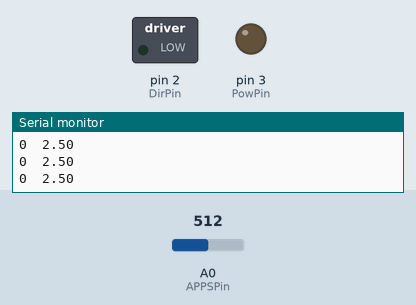
The sketch below on a simulated Arduino Uno, built with avr-gcc and run on an emulated ATmega328P. On the bench: switched loads named in the sketch (green lamp = pin HIGH), output pins drawn as LEDs (lit = HIGH), the last lines printed to the serial monitor. Inputs (shaded band) come from the test bench; at power-on: A0 (APPSPin) = 512.

Above: at 1.2 s.
1.3 s: A0 (APPSPin) set to 532
At 2.1 s:
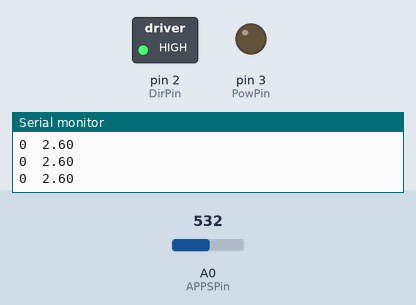
2.8 s: A0 (APPSPin) set to 716
At 3.2 s:
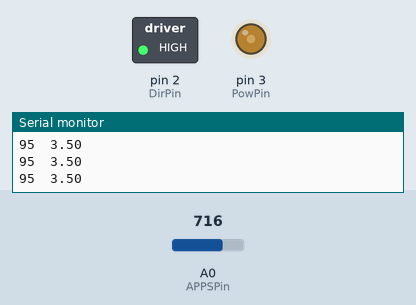
4.3 s: A0 (APPSPin) set to 122
At 5.9 s:
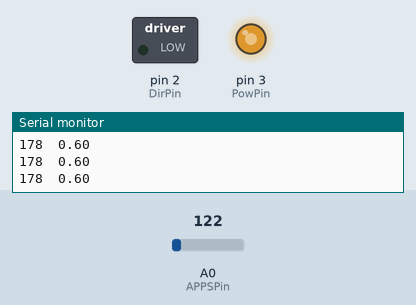
6.3 s: A0 (APPSPin) set to 900
At 7.4 s:
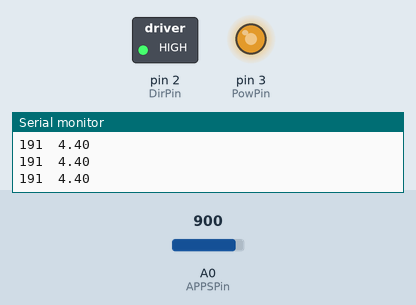
8.3 s: A0 (APPSPin) set to 0
At 10.0 s:
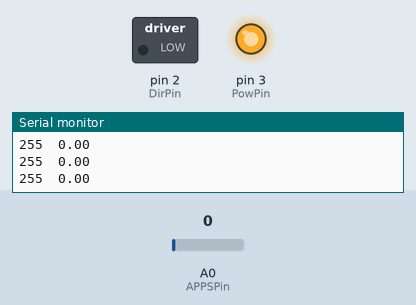
10.3 s: A0 (APPSPin) set to 1023
At 11.6 s:
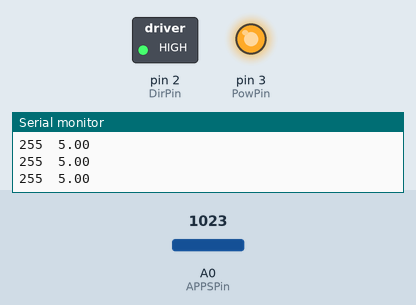
Timing chart, 0 to 13.3 s (numbered marks = the images above; inputs shaded):
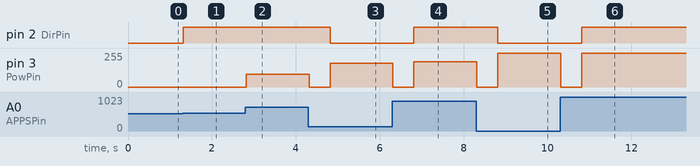

Measured:
- the behaviour switches between 531 and 532 on A0 (APPSPin) (found by bisection; images 0 and 1)
- after the input at 1.3 s, pin 2 (DirPin): LOW → HIGH at once
- after the input at 2.8 s, pin 3 (PowPin): 0/255 → 95/255 at once
- after the input at 4.3 s, pin 2 (DirPin): HIGH → LOW after 0.52 s; pin 3 (PowPin): 95/255 → 0/255 at once, → 178/255 0.50 s later
- after the input at 6.3 s, pin 2 (DirPin): LOW → HIGH after 0.52 s; pin 3 (PowPin): 178/255 → 0/255 at once, → 191/255 0.50 s later
- after the input at 8.3 s, pin 2 (DirPin): HIGH → LOW after 0.52 s; pin 3 (PowPin): 191/255 → 0/255 at once, → 255/255 0.50 s later
- after the input at 10.3 s, pin 2 (DirPin): LOW → HIGH after 0.52 s; pin 3 (PowPin): 255/255 → 0/255 at once, → 255/255 0.50 s later

The sketch:

Driverless.ino
```cpp
/*

                -----------------------------
                |                            |
                |                            |
                |                            |
                |                            |
                |                            |
                |        Arduino mini pro    |
                |                            |
         ------>|BatteryCur(A2)              |
         ------>|BatteryVol(A1)       Pow(3) |------>
         ------>|APPS (A0)            Dir(2) |------>
                |                            |
                -----------------------------

*/
#include <Timer.h>
Timer T0;


/*----------------------*/
/*-----MOTOR Driver-----*/
/*----------------------*/
#define DirPin 2
#define PowPin 3
/*----------------------*/


/*----------------------*/
/*-------Battery--------*/
/*----------------------*/
#define BatteryCurPin A2
#define BatteryVolPin A1
#define EachBatterySatVol 3.6
#define EachBatteryStdVol 3.2
#define EachBatteryCutOffVol 2.5
#define EachBatteryAh  10
#define BatteryCell 8
static const double totalEnergy = (EachBatterySatVol - EachBatteryCutOffVol)* EachBatteryAh * BatteryCell;
double g_BatteryPercent = 0;
double g_currentEnergy = 0;
/*----------------------*/


/*----------------------*/
/*---------APPS---------*/
/*----------------------*/
/*

    Accelerator Pedal Position Sensor(APPS)
                     |
                     |
                     ↓

          ------------------------            --------------------------                --------------------------
         |          APPS          |          |           APPS           |              |           APPS           |
         |      Normal Status     |          |   Press Forward Pedal    |              |   Press Reverse Pedal    |
         |------------------------|          |--------------------------|              |--------------------------|
         |                        |          |                   /      |              |                          |
         |                        |          |         Reverse  /       |              |     \                    |
         |                        |          |                 / \      |              |      \  Forward          |
         |  Forward      Reverse  |          |                /   \     |              |     / \                  |
         |   —————        —————   |          |                     \    |              |    /   \                 |
         |     \           /      |          |                      \   |              |   /                      |
         |      \         /       |          |                      /   |              |  /                       |
         |       \       /        |          |             /       o    |              |  \                       |
         |        \——o——/         |          |            /       /     |              |   o       \              |
         |                        |          | Forward   / ￣￣￣       |              |    \       \             |
         |                        |          |          /               |              |      ￣￣￣ \  Reverse   |
         |                        |          |                          |              |              \           |
          ------------------------            --------------------------                --------------------------


    APPS Signal

                Press Forward Pedal
                         ↓
        V
        ↑
        |
   VMax |                 --------
        |                /        \
        | ---------------          ---------           ---------
        |                                   \         /
   VMin |                                    ---------
        --------------------------------------------------------------→ t
              ↑                             ↑
        Normal Status               Press Reverse Pedal


        PowPin(PWM duty cycle)
        ↑
        |
        |
   100% |   ————————                              ———————————
        |           \                            /
        |            \                          /
        |             \                        /
        |              \                      /
        |               \                    /
        |                \                  /
        |                 \                /
        |                  \              /
     0% |                    ————————————
        --------------------------------------------------→ APPS Signal
                    ↑        ↑    ↑     ↑        ↑
                  VMin      VTL   V0   VTH     VMax

*/
#define APPSPin  A0
#define V0 2.3
#define VMax 5
#define VMin 0
#define VTH 2.6
#define VTL 2.0
/*----------------------*/

double getPowVal(double APPSVal){
  if(APPSVal > VMax) return 100;
  if(APPSVal < VMin) return 100;
	if(VTL <= APPSVal && APPSVal <= VTH) return 0;
	if(APPSVal > VTH){
		return (APPSVal - VTH)/(VMax - VTH) * 100.0;
	}else{
		return (VTL - APPSVal)/(VTL - VMin) * 100.0;
	}
}


double getBatteryPow(double APPSVal){
//	(EachBatterSatVol - EachBatteryCutOffVol)
}

void chkBattery(){

}

void setup() {
  // put your setup code here, to run once:
	pinMode(DirPin,OUTPUT);
	pinMode(PowPin,OUTPUT);
	pinMode(BatteryCurPin, INPUT_PULLUP);
	pinMode(BatteryVolPin, INPUT_PULLUP);
	pinMode(APPSPin , INPUT);
	//T0.every(100,chkBattery);
  Serial.begin(9600);
}

void loop() {
  // put your main code here, to run repeatedly:
    double APPSVal = analogRead(APPSPin)/1023.0 * 5;// analog Value(0~1023) to Voltage(0~5V)
    static int steering = 0;
    int powerVal = getPowVal(APPSVal)/100*255;
    Serial.print(powerVal);
    Serial.print("  ");
    Serial.println(APPSVal);

    if(APPSVal > VTH){
        if(steering == 1){
          analogWrite(PowPin, 0);
          delay(500);
        }
        steering = 2;
        analogWrite(PowPin, powerVal);
        digitalWrite(DirPin, HIGH);
    }else if(APPSVal < VTL){
        if(steering == 2){
          analogWrite(PowPin, 0);
          delay(500);
        }
        steering = 1;
        analogWrite(PowPin, powerVal);
        digitalWrite(DirPin, LOW);
    }else{
        if(steering != 0) delay(500);
        steering = 0;
        analogWrite(PowPin, 0);
    }

}
```
